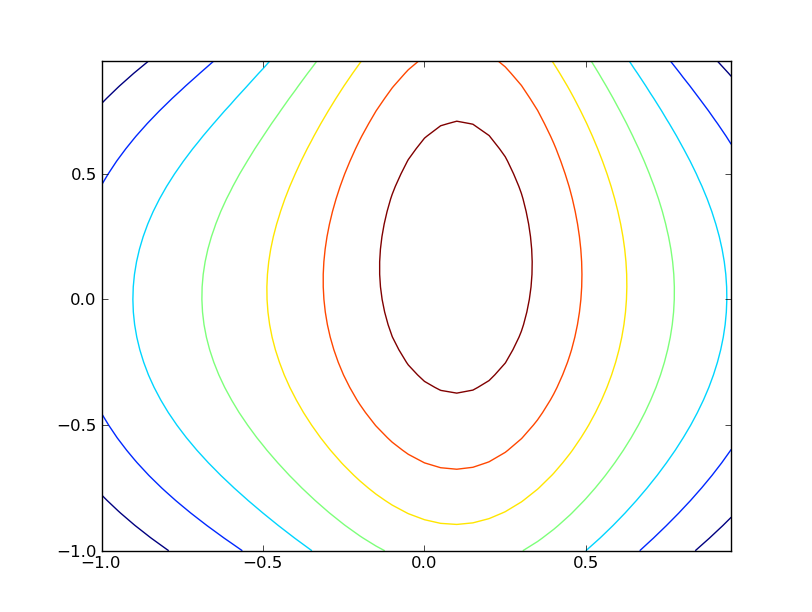

Generate this figure with Python:
"""
bad_online_learning
~~~~~~~~~~~~~~~~~~~

A contour plot showing an instance where online learning may fail."""

#### Libraries
# Third party libraries
import matplotlib.pyplot as plt
import numpy

X = numpy.arange(-1, 1, 0.05)
Y = numpy.arange(-1, 1, 0.05)
X, Y = numpy.meshgrid(X, Y)
Z = -X**2 - Y**2 + numpy.exp(-4*X**2+0.3*Y+X)

plt.figure()
CS = plt.contour(X, Y, Z)
plt.show()
